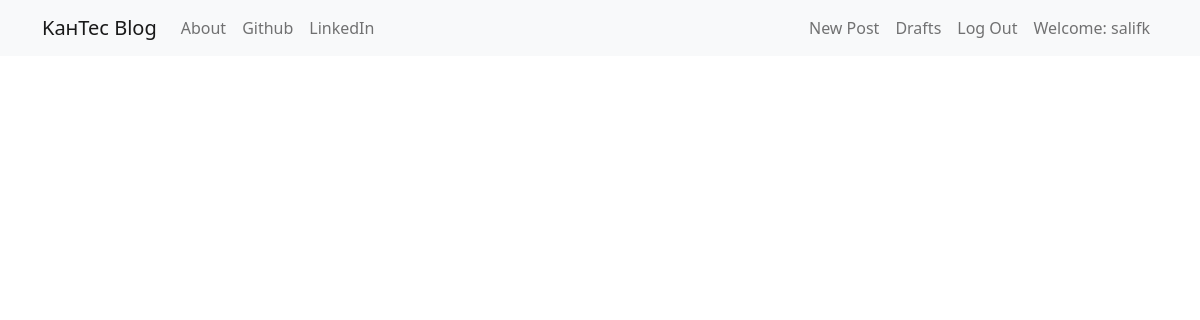
The app's page / (signed in), older data.
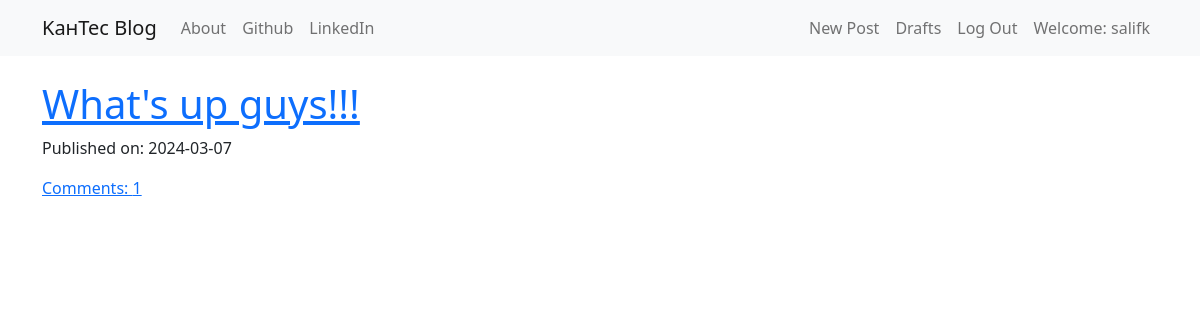
The same page, newer data.
### blog/models.py (models this page shows, shortened)
class Post(models.Model):
    author = models.ForeignKey('auth.User', on_delete=models.CASCADE)
    title = models.CharField(max_length=200)
    text = models.TextField()
    create_delete = models.DateTimeField(default=timezone.now)
    published_date = models.DateField(blank=True, null=True);
    def approve_comments(self):
        return self.comments.filter(approved_comment=True)

### blog/views.py (the view)
# urls.py: path('', views.PostListView.as_view(), name='post_list'),
class PostListView(ListView):
    model = Post
    def get_queryset(self):
        return Post.objects.filter(published_date__lte=timezone.now()).order_by('-published_date')

### blog/templates/blog/post_list.html
{% extends "blog/base.html" %}
{% block content %}
<div class="centerstage">
    {% for post in post_list %}
        <div class="post">
            <h1><a href="{% url 'post_detail' pk=post.pk %}">{{post.title}}</a></h1>
            <div class="date">
                <p>Published on: {{ post.published_date | date:"Y-m-d" }}</p>
            </div>
            <a href="{% url 'post_detail' pk=post.pk %}">Comments: {{ post.approve_comments.count }}</a>
        </div>
    {% endfor %}
</div>
{% endblock  %}

Row changes from the older to the newer data that the page shows:
added Post: title "What's up guys!!!", published_date "2024-03-07", approve_comments.count "1"
